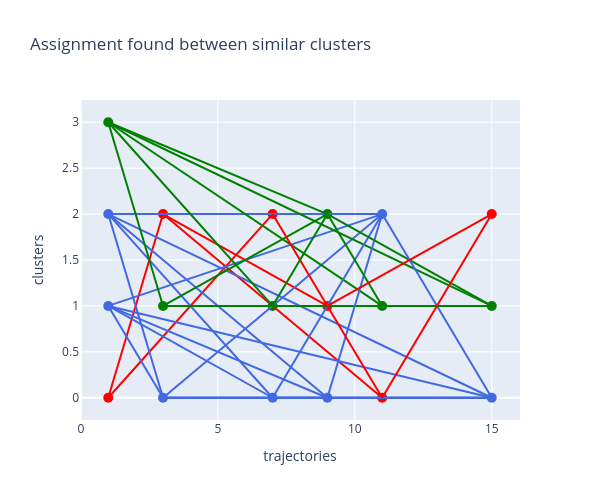

Source (notebook cell):
### Code cell
plotGraph()

### Figure 1 — Plotly figure (JSON) as saved in the notebook; plotly's stock layout.template omitted (floating-point values rounded to 4 significant figures)
{"data": [{"hoverinfo": "text", "marker": {"color": "red", "size": 10}, "mode": "markers", "text": "(1, 0)", "type": "scatter", "x": [1], "y": [0]}, {"hoverinfo": "text", "marker": {"color": "red", "size": 10}, "mode": "markers", "text": "(3, 2)", "type": "scatter", "x": [3], "y": [2]}, {"hoverinfo": "text", "marker": {"color": "royalblue", "size": 10}, "mode": "markers", "text": "(1, 1)", "type": "scatter", "x": [1], "y": [1]}, {"hoverinfo": "text", "marker": {"color": "royalblue", "size": 10}, "mode": "markers", "text": "(3, 0)", "type": "scatter", "x": [3], "y": [0]}, {"hoverinfo": "text", "marker": {"color": "royalblue", "size": 10}, "mode": "markers", "text": "(1, 2)", "type": "scatter", "x": [1], "y": [2]}, {"hoverinfo": "text", "marker": {"color": "green", "size": 10}, "mode": "markers", "text": "(1, 3)", "type": "scatter", "x": [1], "y": [3]}, {"hoverinfo": "text", "marker": {"color": "green", "size": 10}, "mode": "markers", "text": "(3, 1)", "type": "scatter", "x": [3], "y": [1]}, {"hoverinfo": "text", "marker": {"color": "red", "size": 10}, "mode": "markers", "text": "(7, 2)", "type": "scatter", "x": [7], "y": [2]}, {"hoverinfo": "text", "marker": {"color": "royalblue", "size": 10}, "mode": "markers", "text": "(7, 0)", "type": "scatter", "x": [7], "y": [0]}, {"hoverinfo": "text", "marker": {"color": "green", "size": 10}, "mode": "markers", "text": "(7, 1)", "type": "scatter", "x": [7], "y": [1]}, {"hoverinfo": "text", "marker": {"color": "royalblue", "size": 10}, "mode": "markers", "text": "(9, 0)", "type": "scatter", "x": [9], "y": [0]}, {"hoverinfo": "text", "marker": {"color": "green", "size": 10}, "mode": "markers", "text": "(9, 2)", "type": "scatter", "x": [9], "y": [2]}, {"hoverinfo": "text", "marker": {"color": "royalblue", "size": 10}, "mode": "markers", "text": "(11, 2)", "type": "scatter", "x": [11], "y": [2]}, {"hoverinfo": "text", "marker": {"color": "green", "size": 10}, "mode": "markers", "text": "(11, 1)", "type": "scatter", "x": [11], "y": [1]}, {"hoverinfo": "text", "marker": {"color": "royalblue", "size": 10}, "mode": "markers", "text": "(15, 0)", "type": "scatter", "x": [15], "y": [0]}, {"hoverinfo": "text", "marker": {"color": "green", "size": 10}, "mode": "markers", "text": "(15, 1)", "type": "scatter", "x": [15], "y": [1]}, {"hoverinfo": "text", "marker": {"color": "red", "size": 10}, "mode": "markers", "text": "(9, 1)", "type": "scatter", "x": [9], "y": [1]}, {"hoverinfo": "text", "marker": {"color": "red", "size": 10}, "mode": "markers", "text": "(11, 0)", "type": "scatter", "x": [11], "y": [0]}, {"hoverinfo": "text", "marker": {"color": "red", "size": 10}, "mode": "markers", "text": "(15, 2)", "type": "scatter", "x": [15], "y": [2]}, {"hoverinfo": "none", "line": {"color": "red", "width": 2}, "mode": "lines", "type": "scatter", "x": [1, 3], "y": [0, 2]}, {"hoverinfo": "none", "line": {"color": "red", "width": 2}, "mode": "lines", "type": "scatter", "x": [1, 7], "y": [0, 2]}, {"hoverinfo": "none", "line": {"color": "red", "width": 2}, "mode": "lines", "type": "scatter", "x": [3, 7], "y": [2, 2]}, {"hoverinfo": "none", "line": {"color": "red", "width": 2}, "mode": "lines", "type": "scatter", "x": [3, 9], "y": [2, 1]}, {"hoverinfo": "none", "line": {"color": "red", "width": 2}, "mode": "lines", "type": "scatter", "x": [3, 11], "y": [2, 0]}, {"hoverinfo": "none", "line": {"color": "royalblue", "width": 2}, "mode": "lines", "type": "scatter", "x": [1, 3], "y": [1, 0]}, {"hoverinfo": "none", "line": {"color": "royalblue", "width": 2}, "mode": "lines", "type": "scatter", "x": [1, 7], "y": [1, 0]}, {"hoverinfo": "none", "line": {"color": "royalblue", "width": 2}, "mode": "lines", "type": "scatter", "x": [1, 9], "y": [1, 0]}, {"hoverinfo": "none", "line": {"color": "royalblue", "width": 2}, "mode": "lines", "type": "scatter", "x": [1, 11], "y": [1, 2]}, {"hoverinfo": "none", "line": {"color": "royalblue", "width": 2}, "mode": "lines", "type": "scatter", "x": [1, 15], "y": [1, 0]}, {"hoverinfo": "none", "line": {"color": "royalblue", "width": 2}, "mode": "lines", "type": "scatter", "x": [3, 7], "y": [0, 0]}, {"hoverinfo": "none", "line": {"color": "royalblue", "width": 2}, "mode": "lines", "type": "scatter", "x": [3, 9], "y": [0, 0]}, {"hoverinfo": "none", "line": {"color": "royalblue", "width": 2}, "mode": "lines", "type": "scatter", "x": [3, 11], "y": [0, 2]}, {"hoverinfo": "none", "line": {"color": "royalblue", "width": 2}, "mode": "lines", "type": "scatter", "x": [3, 15], "y": [0, 0]}, {"hoverinfo": "none", "line": {"color": "royalblue", "width": 2}, "mode": "lines", "type": "scatter", "x": [1, 3], "y": [2, 0]}, {"hoverinfo": "none", "line": {"color": "royalblue", "width": 2}, "mode": "lines", "type": "scatter", "x": [1, 7], "y": [2, 0]}, {"hoverinfo": "none", "line": {"color": "royalblue", "width": 2}, "mode": "lines", "type": "scatter", "x": [1, 9], "y": [2, 0]}, {"hoverinfo": "none", "line": {"color": "royalblue", "width": 2}, "mode": "lines", "type": "scatter", "x": [1, 11], "y": [2, 2]}, {"hoverinfo": "none", "line": {"color": "royalblue", "width": 2}, "mode": "lines", "type": "scatter", "x": [1, 15], "y": [2, 0]}, {"hoverinfo": "none", "line": {"color": "green", "width": 2}, "mode": "lines", "type": "scatter", "x": [1, 3], "y": [3, 1]}, {"hoverinfo": "none", "line": {"color": "green", "width": 2}, "mode": "lines", "type": "scatter", "x": [1, 7], "y": [3, 1]}, {"hoverinfo": "none", "line": {"color": "green", "width": 2}, "mode": "lines", "type": "scatter", "x": [1, 9], "y": [3, 2]}, {"hoverinfo": "none", "line": {"color": "green", "width": 2}, "mode": "lines", "type": "scatter", "x": [1, 11], "y": [3, 1]}, {"hoverinfo": "none", "line": {"color": "green", "width": 2}, "mode": "lines", "type": "scatter", "x": [1, 15], "y": [3, 1]}, {"hoverinfo": "none", "line": {"color": "green", "width": 2}, "mode": "lines", "type": "scatter", "x": [3, 7], "y": [1, 1]}, {"hoverinfo": "none", "line": {"color": "green", "width": 2}, "mode": "lines", "type": "scatter", "x": [3, 9], "y": [1, 2]}, {"hoverinfo": "none", "line": {"color": "green", "width": 2}, "mode": "lines", "type": "scatter", "x": [3, 11], "y": [1, 1]}, {"hoverinfo": "none", "line": {"color": "green", "width": 2}, "mode": "lines", "type": "scatter", "x": [3, 15], "y": [1, 1]}, {"hoverinfo": "none", "line": {"color": "red", "width": 2}, "mode": "lines", "type": "scatter", "x": [7, 9], "y": [2, 1]}, {"hoverinfo": "none", "line": {"color": "royalblue", "width": 2}, "mode": "lines", "type": "scatter", "x": [7, 9], "y": [0, 0]}, {"hoverinfo": "none", "line": {"color": "royalblue", "width": 2}, "mode": "lines", "type": "scatter", "x": [7, 11], "y": [0, 2]}, {"hoverinfo": "none", "line": {"color": "royalblue", "width": 2}, "mode": "lines", "type": "scatter", "x": [7, 15], "y": [0, 0]}, {"hoverinfo": "none", "line": {"color": "green", "width": 2}, "mode": "lines", "type": "scatter", "x": [7, 9], "y": [1, 2]}, {"hoverinfo": "none", "line": {"color": "green", "width": 2}, "mode": "lines", "type": "scatter", "x": [7, 11], "y": [1, 1]}, {"hoverinfo": "none", "line": {"color": "green", "width": 2}, "mode": "lines", "type": "scatter", "x": [7, 15], "y": [1, 1]}, {"hoverinfo": "none", "line": {"color": "royalblue", "width": 2}, "mode": "lines", "type": "scatter", "x": [9, 11], "y": [0, 2]}, {"hoverinfo": "none", "line": {"color": "royalblue", "width": 2}, "mode": "lines", "type": "scatter", "x": [9, 15], "y": [0, 0]}, {"hoverinfo": "none", "line": {"color": "green", "width": 2}, "mode": "lines", "type": "scatter", "x": [9, 11], "y": [2, 1]}, {"hoverinfo": "none", "line": {"color": "green", "width": 2}, "mode": "lines", "type": "scatter", "x": [9, 15], "y": [2, 1]}, {"hoverinfo": "none", "line": {"color": "royalblue", "width": 2}, "mode": "lines", "type": "scatter", "x": [11, 15], "y": [2, 0]}, {"hoverinfo": "none", "line": {"color": "green", "width": 2}, "mode": "lines", "type": "scatter", "x": [11, 15], "y": [1, 1]}, {"hoverinfo": "none", "line": {"color": "red", "width": 2}, "mode": "lines", "type": "scatter", "x": [9, 11], "y": [1, 0]}, {"hoverinfo": "none", "line": {"color": "red", "width": 2}, "mode": "lines", "type": "scatter", "x": [9, 15], "y": [1, 2]}, {"hoverinfo": "none", "line": {"color": "red", "width": 2}, "mode": "lines", "type": "scatter", "x": [11, 15], "y": [0, 2]}], "layout": {"height": 500, "showlegend": false, "title": {"text": "Assignment found between similar clusters"}, "width": 600, "xaxis": {"title": {"text": "trajectories"}}, "yaxis": {"title": {"text": "clusters"}}}}
